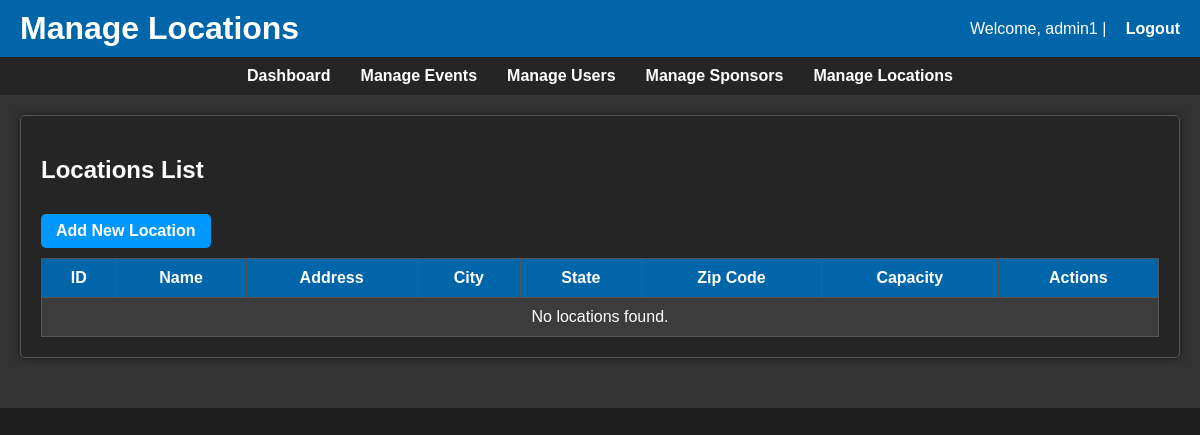
The app's page /admin/admin_locations.php (signed in), older data.
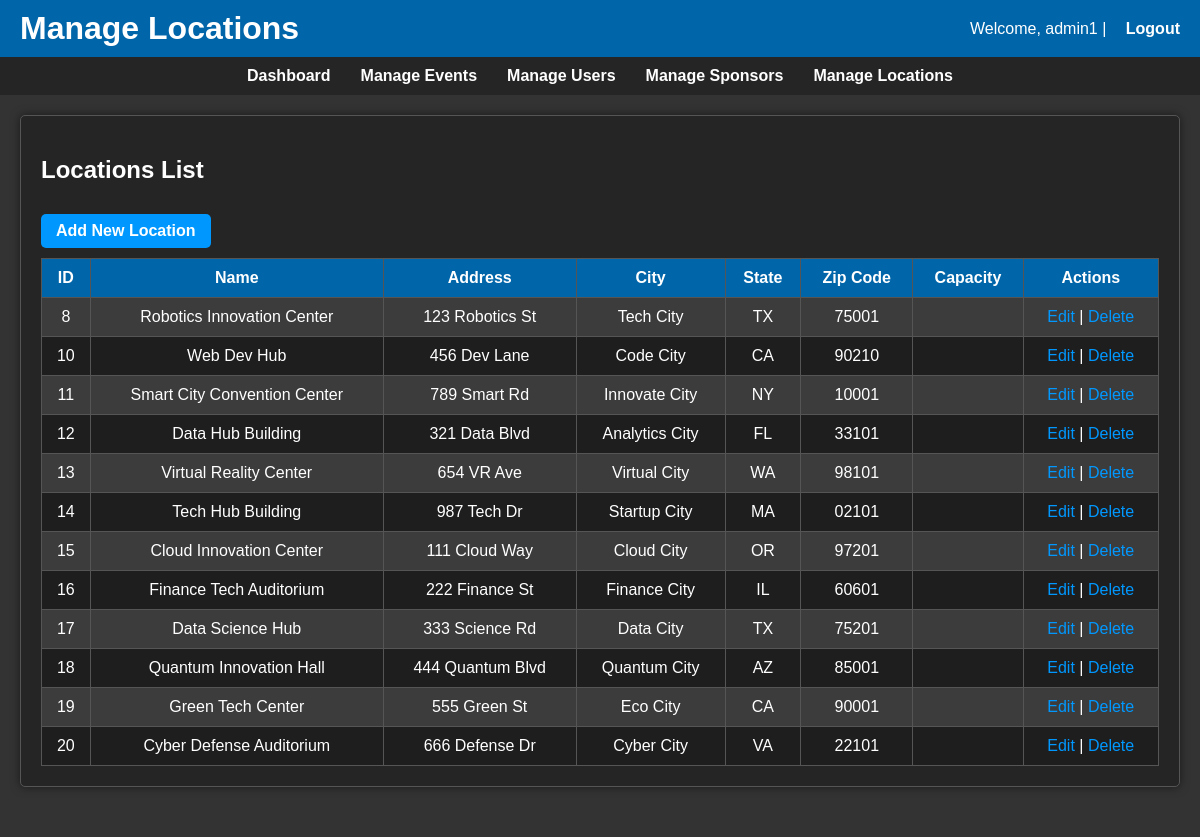
The same page, newer data.
### tables this page shows
CREATE TABLE `locations` (
  `location_id` int(11) NOT NULL,
  `location_name` varchar(100) NOT NULL,
  `address` text,
  `city` varchar(50) DEFAULT NULL,
  `state` varchar(50) DEFAULT NULL,
  `zip_code` varchar(10) DEFAULT NULL
);

### admin/admin_locations.php (the view, shortened to what this page needs)
<?php
include '../config/db_connect.php';
$locations = $conn->query("SELECT * FROM locations ORDER BY location_id ASC");
?>
<!DOCTYPE html>
<html lang="en">
<head>
    <link rel="stylesheet" href="/assets/css/style2.css">
</head>
<body>
    <header>
        <h1>Manage Locations</h1>
        <p>Welcome, <?php echo htmlspecialchars($_SESSION['username']); ?> | <a href="/auth/logout.php">Logout</a></p>
    </header>
    <nav>
        <a href="/admin/admin.php">Dashboard</a>
        <a href="/admin/admin_events.php">Manage Events</a>
        <a href="/admin/admin_users.php">Manage Users</a>
        <a href="/admin/admin_sponsors.php">Manage Sponsors</a>
        <a href="/admin/admin_locations.php">Manage Locations</a>
    </nav>
    <div class="container">
        <div class="section">
            <h2>Locations List</h2>
            <a href="add_location.php" class="add-btn">Add New Location</a>
            <table>
                <tr>
                    <th>ID</th>
                    <th>Name</th>
                    <th>Address</th>
                    <th>City</th>
                    <th>State</th>
                    <th>Zip Code</th>
                    <th>Capacity</th>
                    <th>Actions</th>
                </tr>
                <?php if ($locations->num_rows > 0): ?>
                    <?php while ($location = $locations->fetch_assoc()): ?>
                    <tr>
                        <td><?php echo $location['location_id']; ?></td>
                        <td><?php echo htmlspecialchars($location['location_name']); ?></td>
                        <td><?php echo htmlspecialchars($location['address']); ?></td>
                        <td><?php echo htmlspecialchars($location['city']); ?></td>
                        <td><?php echo htmlspecialchars($location['state']); ?></td>
                        <td><?php echo htmlspecialchars($location['zip_code']); ?></td>
                        <td><?php echo htmlspecialchars($location['capacity']); ?></td>
                        <td>
                            <a href="edit_location.php?id=<?php echo $location['location_id']; ?>">Edit</a> |
                            <a href="delete_location.php?id=<?php echo $location['location_id']; ?>" onclick="return confirm('Are you sure you want to delete this location?')">Delete</a>
                        </td>
                    </tr>
                    <?php endwhile; ?>
                <?php else: ?>
                    <tr>
                        <td colspan="8">No locations found.</td>
                    </tr>
                <?php endif; ?>
            </table>
        </div>
    </div>
</body>
</html>

Row changes from the older to the newer data that the page shows:
added locations: location_id "8", location_name "Robotics Innovation Center", address "123 Robotics St", city "Tech City", state "TX", zip_code "75001"
added locations: location_id "10", location_name "Web Dev Hub", address "456 Dev Lane", city "Code City", state "CA", zip_code "90210"
added locations: location_id "11", location_name "Smart City Convention Center", address "789 Smart Rd", city "Innovate City", state "NY", zip_code "10001"
added locations: location_id "12", location_name "Data Hub Building", address "321 Data Blvd", city "Analytics City", state "FL", zip_code "33101"
added locations: location_id "13", location_name "Virtual Reality Center", address "654 VR Ave", city "Virtual City", state "WA", zip_code "98101"
added locations: location_id "14", location_name "Tech Hub Building", address "987 Tech Dr", city "Startup City", state "MA", zip_code "02101"
added locations: location_id "15", location_name "Cloud Innovation Center", address "111 Cloud Way", city "Cloud City", state "OR", zip_code "97201"
added locations: location_id "16", location_name "Finance Tech Auditorium", address "222 Finance St", city "Finance City", state "IL", zip_code "60601"
added locations: location_id "17", location_name "Data Science Hub", address "333 Science Rd", city "Data City", state "TX", zip_code "75201"
added locations: location_id "18", location_name "Quantum Innovation Hall", address "444 Quantum Blvd", city "Quantum City", state "AZ", zip_code "85001"
added locations: location_id "19", location_name "Green Tech Center", address "555 Green St", city "Eco City", state "CA", zip_code "90001"
added locations: location_id "20", location_name "Cyber Defense Auditorium", address "666 Defense Dr", city "Cyber City", state "VA", zip_code "22101"
Text that changed along with them:
text no longer shown: "No locations found."
